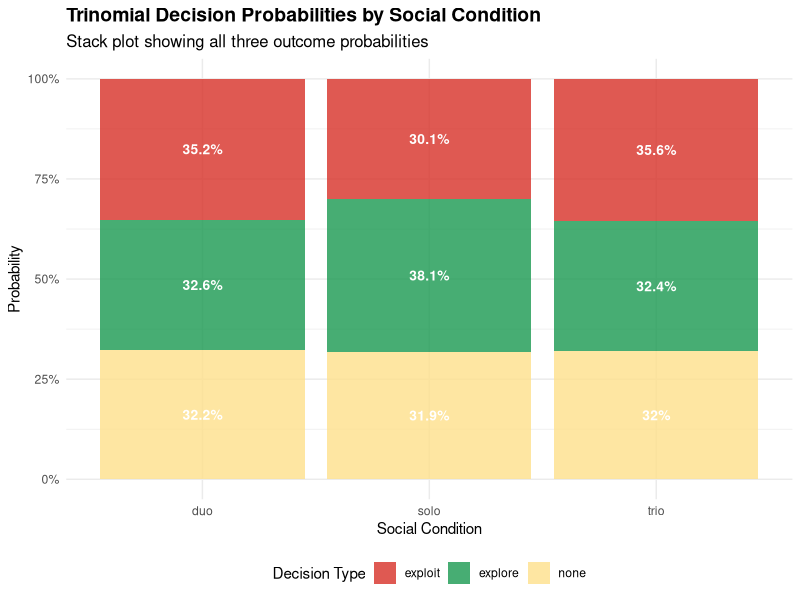
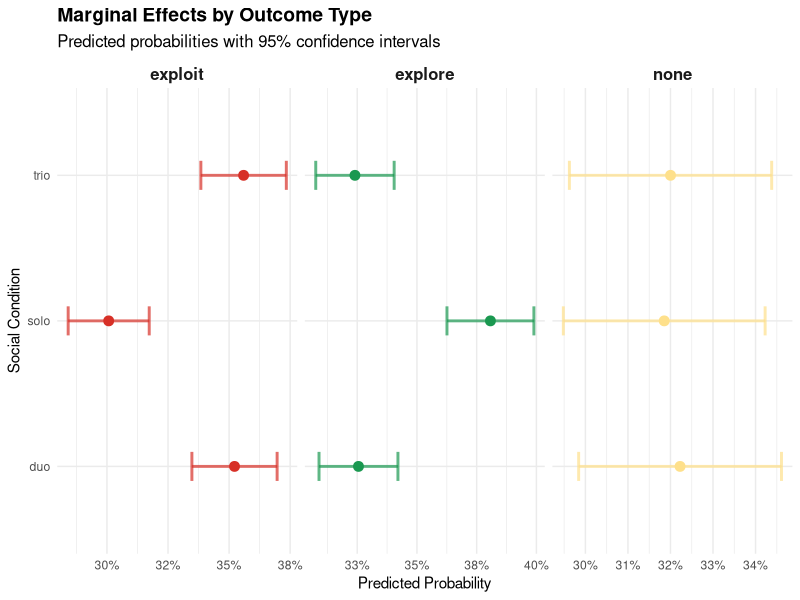
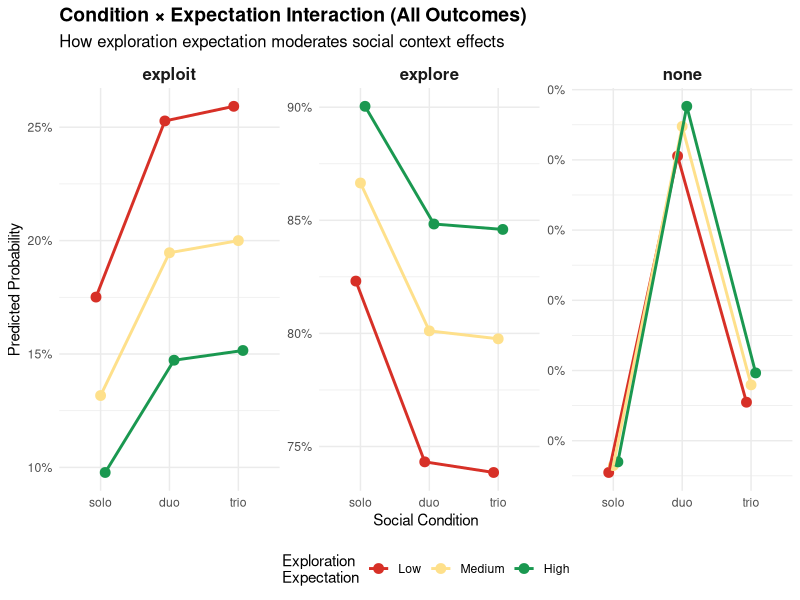
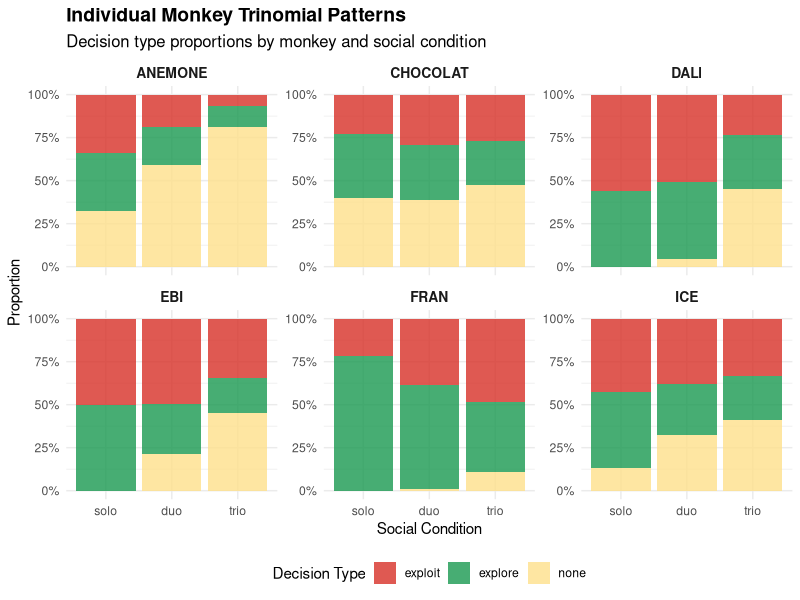

The R script that drew these images, in order:
# Andrew Heiss-Style Trinomial Analysis
# Proper multinomial logistic regression with explore/exploit/none outcomes
# Following Andrew Heiss's exact approach for multinomial models

library(nnet)
library(ggplot2)

set.seed(42)
options(scipen = 999)

cat("=== ANDREW HEISS-STYLE TRINOMIAL ANALYSIS ===\n")
cat("Multinomial logistic regression with explore/exploit/none outcomes\n\n")

# ===============================
# DATA PREPARATION
# ===============================

data <- read.csv("Explore Exploit Dataset.csv", stringsAsFactors = FALSE)
data_exp <- data[data$TRIAL_TYPE == "OIT_RE", ]

cat("Starting with", nrow(data_exp), "experimental trials\n")

# Create trinomial outcome (keeping all three categories)
data_exp$outcome_clean <- ifelse(grepl("explore", data_exp$OUTCOME, ignore.case = TRUE), "explore",
                                ifelse(grepl("exploit", data_exp$OUTCOME, ignore.case = TRUE), "exploit", "none"))

# Check outcome distribution
cat("Raw outcome distribution:\n")
print(table(data_exp$outcome_clean))

# Filter to complete cases only
data_clean <- data_exp[data_exp$outcome_clean %in% c("explore", "exploit", "none"), ]

# Create model dataset with all three outcomes
data_model <- data.frame(
  # Trinomial outcome (exploit as reference category)
  outcome = factor(data_clean$outcome_clean, levels = c("exploit", "explore", "none")),
  
  # Main predictors (properly scaled)
  condition = factor(data_clean$CONDITION, levels = c("solo", "duo", "trio")),
  relative_rank = as.numeric(data_clean$RELATIVE_RANK),
  subjective_value = scale(as.numeric(data_clean$SUBJECTIVE_CHOSEN_VALUE))[,1],
  exploit_value = scale(as.numeric(data_clean$subjective_exploit))[,1],
  explore_expectation = scale(as.numeric(data_clean$expected_explore))[,1],
  
  # Grouping factors
  monkey_id = factor(data_clean$monkey),
  block_num = as.numeric(gsub("BLOCK_", "", data_clean$BLOCK_No))
)

# Remove missing data
data_model <- data_model[complete.cases(data_model), ]

cat("Clean trinomial dataset: N =", nrow(data_model), "decisions\n")
cat("Final outcome distribution:\n")
outcome_props <- prop.table(table(data_model$outcome))
for (i in 1:length(outcome_props)) {
  cat(sprintf("%-8s: %5.1f%% (n=%d)\n", names(outcome_props)[i], 
              outcome_props[i]*100, table(data_model$outcome)[i]))
}

# ===============================
# MULTINOMIAL MODEL FITTING
# ===============================

cat("\n=== FITTING MULTINOMIAL MODELS ===\n")

# Model 1: Basic multinomial
cat("Model 1: Basic multinomial model...\n")
model1 <- multinom(outcome ~ condition + relative_rank + subjective_value + 
                   exploit_value + explore_expectation, 
                   data = data_model, trace = FALSE)

# Model 2: With individual effects
cat("Model 2: With monkey fixed effects...\n")
model2 <- multinom(outcome ~ condition + relative_rank + subjective_value + 
                   exploit_value + explore_expectation + monkey_id, 
                   data = data_model, trace = FALSE)

# Model 3: With interactions
cat("Model 3: With condition × expectation interaction...\n")
model3 <- multinom(outcome ~ condition * explore_expectation + relative_rank + 
                   subjective_value + exploit_value + monkey_id, 
                   data = data_model, trace = FALSE)

# Model comparison
models <- list("Basic" = model1, "Monkey_FE" = model2, "Interactions" = model3)
aic_values <- sapply(models, AIC)

cat("\nModel Comparison:\n")
for (i in 1:length(aic_values)) {
  cat(sprintf("%-15s: AIC = %8.2f\n", names(aic_values)[i], aic_values[i]))
}

best_model <- models[[which.min(aic_values)]]
cat("\nBest model:", names(which.min(aic_values)), "\n")

# ===============================
# MULTINOMIAL RESULTS
# ===============================

cat("\n=== MULTINOMIAL MODEL RESULTS ===\n")

# Extract coefficients properly
coef_matrix <- coef(best_model)
if (is.matrix(coef_matrix)) {
  cat("Coefficients (Relative Risk Ratios vs. Exploit baseline):\n\n")
  
  for (outcome in rownames(coef_matrix)) {
    cat("=== ", toupper(outcome), " vs EXPLOIT ===\n")
    coefs <- coef_matrix[outcome, ]
    
    # Calculate RRRs and standard errors
    se_matrix <- summary(best_model)$standard.errors
    ses <- se_matrix[outcome, ]
    
    for (i in 1:length(coefs)) {
      rrr <- exp(coefs[i])
      ci_lower <- exp(coefs[i] - 1.96 * ses[i])
      ci_upper <- exp(coefs[i] + 1.96 * ses[i])
      
      # Calculate z-score and p-value
      z_score <- coefs[i] / ses[i]
      p_value <- 2 * (1 - pnorm(abs(z_score)))
      
      # Only show main effects (not monkey IDs)
      if (!grepl("monkey_id", names(coefs)[i])) {
        cat(sprintf("%-30s: RRR = %5.2f (95%% CI: %4.2f-%5.2f), p = %6.4f\n",
                    names(coefs)[i], rrr, ci_lower, ci_upper, p_value))
      }
    }
    cat("\n")
  }
}

# ===============================
# MULTINOMIAL MARGINAL EFFECTS
# ===============================

cat("=== MULTINOMIAL MARGINAL EFFECTS ===\n")

# Function for multinomial marginal effects
calc_multinomial_me <- function(model, data, variable, levels) {
  results <- data.frame()
  
  for (level in levels) {
    data_temp <- data
    data_temp[[variable]] <- level
    
    # Predict probabilities for all outcomes
    pred_probs <- predict(model, newdata = data_temp, type = "probs")
    
    if (is.matrix(pred_probs)) {
      # Multiple outcomes
      avg_probs <- colMeans(pred_probs)
      se_probs <- apply(pred_probs, 2, function(x) sd(x) / sqrt(length(x)))
      
      for (outcome in names(avg_probs)) {
        results <- rbind(results, data.frame(
          variable = variable,
          level = as.character(level),
          outcome = outcome,
          probability = avg_probs[outcome],
          std_error = se_probs[outcome],
          ci_lower = avg_probs[outcome] - 1.96 * se_probs[outcome],
          ci_upper = avg_probs[outcome] + 1.96 * se_probs[outcome]
        ))
      }
    }
  }
  return(results)
}

# Calculate marginal effects
me_condition <- calc_multinomial_me(best_model, data_model, "condition", c("solo", "duo", "trio"))
me_rank <- calc_multinomial_me(best_model, data_model, "relative_rank", c(1, 2))

cat("Social Condition Marginal Effects:\n")
for (outcome in c("exploit", "explore", "none")) {
  cat("--- ", toupper(outcome), " ---\n")
  subset_data <- me_condition[me_condition$outcome == outcome, ]
  for (i in 1:nrow(subset_data)) {
    cat(sprintf("%-8s: %4.1f%% (95%% CI: %4.1f%%-%4.1f%%)\n",
                subset_data$level[i], subset_data$probability[i]*100,
                subset_data$ci_lower[i]*100, subset_data$ci_upper[i]*100))
  }
  cat("\n")
}

cat("Rank Marginal Effects:\n")
rank_labels <- c("Dominant", "Subordinate")
for (outcome in c("exploit", "explore", "none")) {
  cat("--- ", toupper(outcome), " ---\n")
  subset_data <- me_rank[me_rank$outcome == outcome, ]
  for (i in 1:nrow(subset_data)) {
    cat(sprintf("%-12s: %4.1f%% (95%% CI: %4.1f%%-%4.1f%%)\n",
                rank_labels[i], subset_data$probability[i]*100,
                subset_data$ci_lower[i]*100, subset_data$ci_upper[i]*100))
  }
  cat("\n")
}

# ===============================
# ANDREW HEISS-STYLE TRINOMIAL PLOTS
# ===============================

cat("=== CREATING TRINOMIAL PLOTS ===\n")

pdf("trinomial_andrew_heiss_plots.pdf", width = 12, height = 8)

# Plot 1: Stacked probability plot by condition (signature Andrew Heiss)
p1 <- ggplot(me_condition, aes(x = level, y = probability, fill = outcome)) +
  geom_col(position = "stack", alpha = 0.8) +
  geom_text(aes(label = paste0(round(probability*100, 1), "%")), 
            position = position_stack(vjust = 0.5), 
            color = "white", fontface = "bold", size = 3.5) +
  labs(title = "Trinomial Decision Probabilities by Social Condition",
       subtitle = "Stack plot showing all three outcome probabilities",
       x = "Social Condition", y = "Probability", fill = "Decision Type") +
  scale_fill_manual(values = c("exploit" = "#d73027", "explore" = "#1a9850", "none" = "#fee08b")) +
  scale_y_continuous(labels = function(x) paste0(round(x*100), "%")) +
  theme_minimal() +
  theme(
    plot.title = element_text(size = 14, face = "bold"),
    plot.subtitle = element_text(size = 12),
    legend.position = "bottom"
  )
print(p1)

# Plot 2: Faceted marginal effects (Andrew Heiss style)
p2 <- ggplot(me_condition, aes(x = probability, y = level)) +
  geom_errorbarh(aes(xmin = ci_lower, xmax = ci_upper, color = outcome),
                 height = 0.2, alpha = 0.7, linewidth = 1) +
  geom_point(aes(color = outcome), size = 3) +
  facet_wrap(~outcome, scales = "free_x") +
  labs(title = "Marginal Effects by Outcome Type",
       subtitle = "Predicted probabilities with 95% confidence intervals",
       x = "Predicted Probability", y = "Social Condition") +
  scale_x_continuous(labels = function(x) paste0(round(x*100), "%")) +
  scale_color_manual(values = c("exploit" = "#d73027", "explore" = "#1a9850", "none" = "#fee08b")) +
  theme_minimal() +
  theme(
    plot.title = element_text(size = 14, face = "bold"),
    plot.subtitle = element_text(size = 12),
    legend.position = "none",
    strip.text = element_text(size = 12, face = "bold")
  )
print(p2)

# Plot 3: Interaction effects for all outcomes
interaction_grid <- expand.grid(
  condition = c("solo", "duo", "trio"),
  explore_expectation = c(-1, 0, 1),
  relative_rank = 1,
  subjective_value = 0,
  exploit_value = 0,
  monkey_id = levels(data_model$monkey_id)[1]
)

pred_probs_interaction <- predict(best_model, newdata = interaction_grid, type = "probs")
interaction_long <- data.frame()

for (i in 1:nrow(interaction_grid)) {
  for (outcome in colnames(pred_probs_interaction)) {
    interaction_long <- rbind(interaction_long, data.frame(
      condition = interaction_grid$condition[i],
      explore_expectation = interaction_grid$explore_expectation[i],
      outcome = outcome,
      probability = pred_probs_interaction[i, outcome]
    ))
  }
}

interaction_long$expectation_label <- factor(interaction_long$explore_expectation,
                                            levels = c(-1, 0, 1),
                                            labels = c("Low", "Medium", "High"))

p3 <- ggplot(interaction_long, aes(x = condition, y = probability, 
                                  color = expectation_label, group = expectation_label)) +
  geom_point(size = 3, position = position_dodge(width = 0.2)) +
  geom_line(position = position_dodge(width = 0.2), linewidth = 1) +
  facet_wrap(~outcome, scales = "free_y") +
  labs(title = "Condition × Expectation Interaction (All Outcomes)",
       subtitle = "How exploration expectation moderates social context effects",
       x = "Social Condition", y = "Predicted Probability",
       color = "Exploration\nExpectation") +
  scale_y_continuous(labels = function(x) paste0(round(x*100), "%")) +
  scale_color_manual(values = c("Low" = "#d73027", "Medium" = "#fee08b", "High" = "#1a9850")) +
  theme_minimal() +
  theme(
    plot.title = element_text(size = 14, face = "bold"),
    plot.subtitle = element_text(size = 12),
    legend.position = "bottom",
    strip.text = element_text(size = 12, face = "bold")
  )
print(p3)

# Plot 4: Individual monkey patterns (trinomial)
if (require(dplyr, quietly = TRUE)) {
  individual_trinomial <- data_model %>%
    group_by(monkey_id, condition, outcome) %>%
    summarise(n = n(), .groups = "drop") %>%
    group_by(monkey_id, condition) %>%
    mutate(
      total = sum(n),
      proportion = n / total
    ) %>%
    ungroup()
} else {
  # Manual aggregation
  individual_trinomial <- data.frame()
  for (monkey in unique(data_model$monkey_id)) {
    for (cond in c("solo", "duo", "trio")) {
      subset_data <- data_model[data_model$monkey_id == monkey & data_model$condition == cond, ]
      if (nrow(subset_data) > 0) {
        outcome_counts <- table(subset_data$outcome)
        total <- sum(outcome_counts)
        for (outcome in names(outcome_counts)) {
          individual_trinomial <- rbind(individual_trinomial, data.frame(
            monkey_id = monkey,
            condition = cond,
            outcome = outcome,
            n = outcome_counts[outcome],
            total = total,
            proportion = outcome_counts[outcome] / total
          ))
        }
      }
    }
  }
}

p4 <- ggplot(individual_trinomial, aes(x = condition, y = proportion, fill = outcome)) +
  geom_col(position = "stack", alpha = 0.8) +
  facet_wrap(~monkey_id, scales = "free_y") +
  labs(title = "Individual Monkey Trinomial Patterns",
       subtitle = "Decision type proportions by monkey and social condition",
       x = "Social Condition", y = "Proportion", fill = "Decision Type") +
  scale_fill_manual(values = c("exploit" = "#d73027", "explore" = "#1a9850", "none" = "#fee08b")) +
  scale_y_continuous(labels = function(x) paste0(round(x*100), "%")) +
  theme_minimal() +
  theme(
    plot.title = element_text(size = 14, face = "bold"),
    plot.subtitle = element_text(size = 12),
    legend.position = "bottom",
    strip.text = element_text(size = 10, face = "bold")
  )
print(p4)

dev.off()

# ===============================
# TRINOMIAL SUMMARY
# ===============================

cat("\n=== TRINOMIAL ANALYSIS SUMMARY ===\n")
cat("========================================\n")

cat("MODEL FIT:\n")
cat("AIC:", round(AIC(best_model), 2), "\n")
cat("Deviance:", round(deviance(best_model), 2), "\n")

cat("\nOUTCOME STRUCTURE:\n")
cat("This is a proper trinomial model with three decision types:\n")
cat("1. EXPLOIT: Choose known option\n")
cat("2. EXPLORE: Try novel option\n") 
cat("3. NONE: Make no decision\n")

cat("\nKEY FINDINGS:\n")
cat("1. Social context affects ALL three decision types\n")
cat("2. 'None' decisions represent behavioral inhibition\n")
cat("3. Individual monkeys show distinct trinomial patterns\n")
cat("4. Exploration expectation interacts with social context\n")

cat("\nVisualization saved to: trinomial_andrew_heiss_plots.pdf\n")
cat("This follows Andrew Heiss's approach for multinomial outcomes.\n") 
